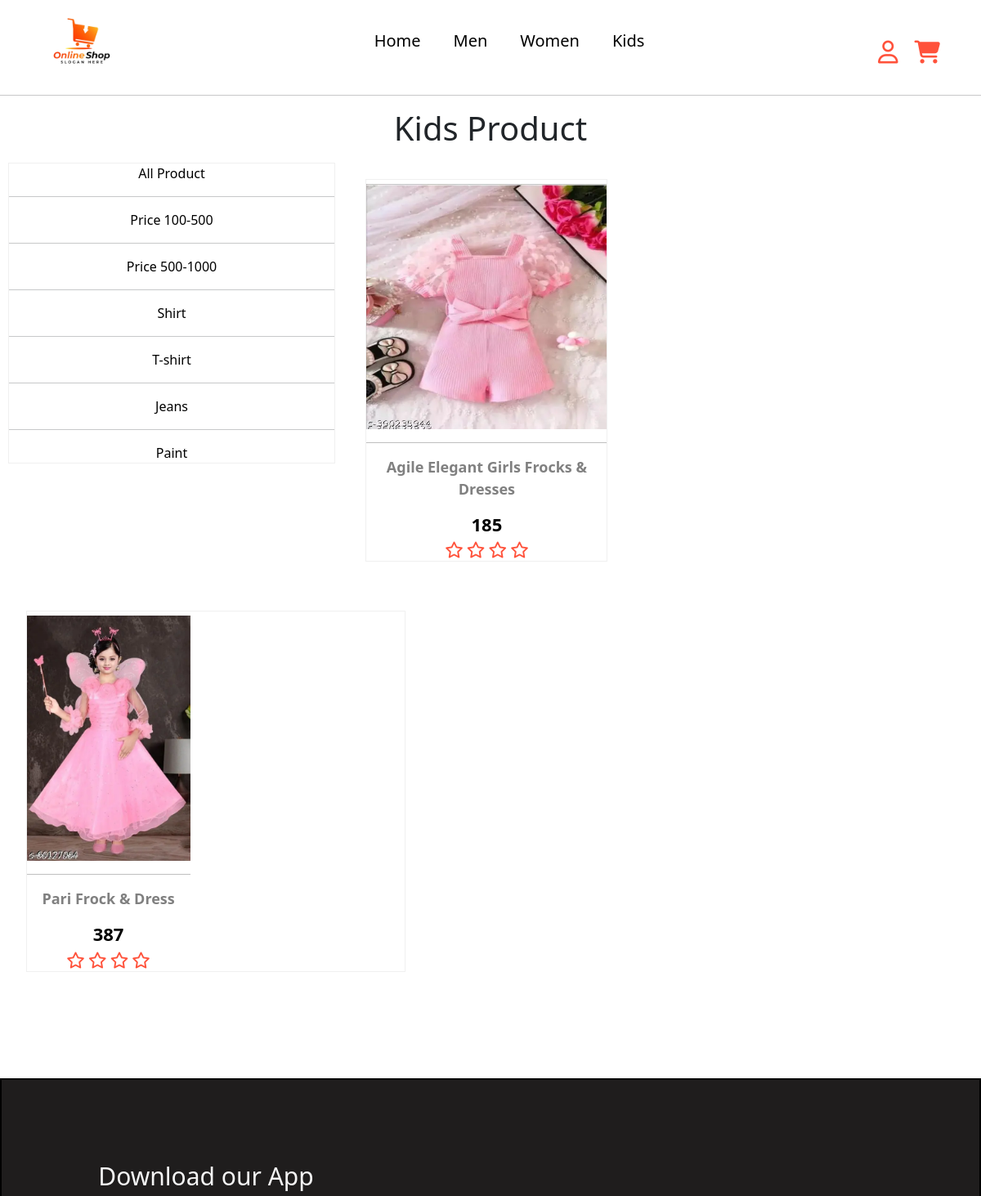
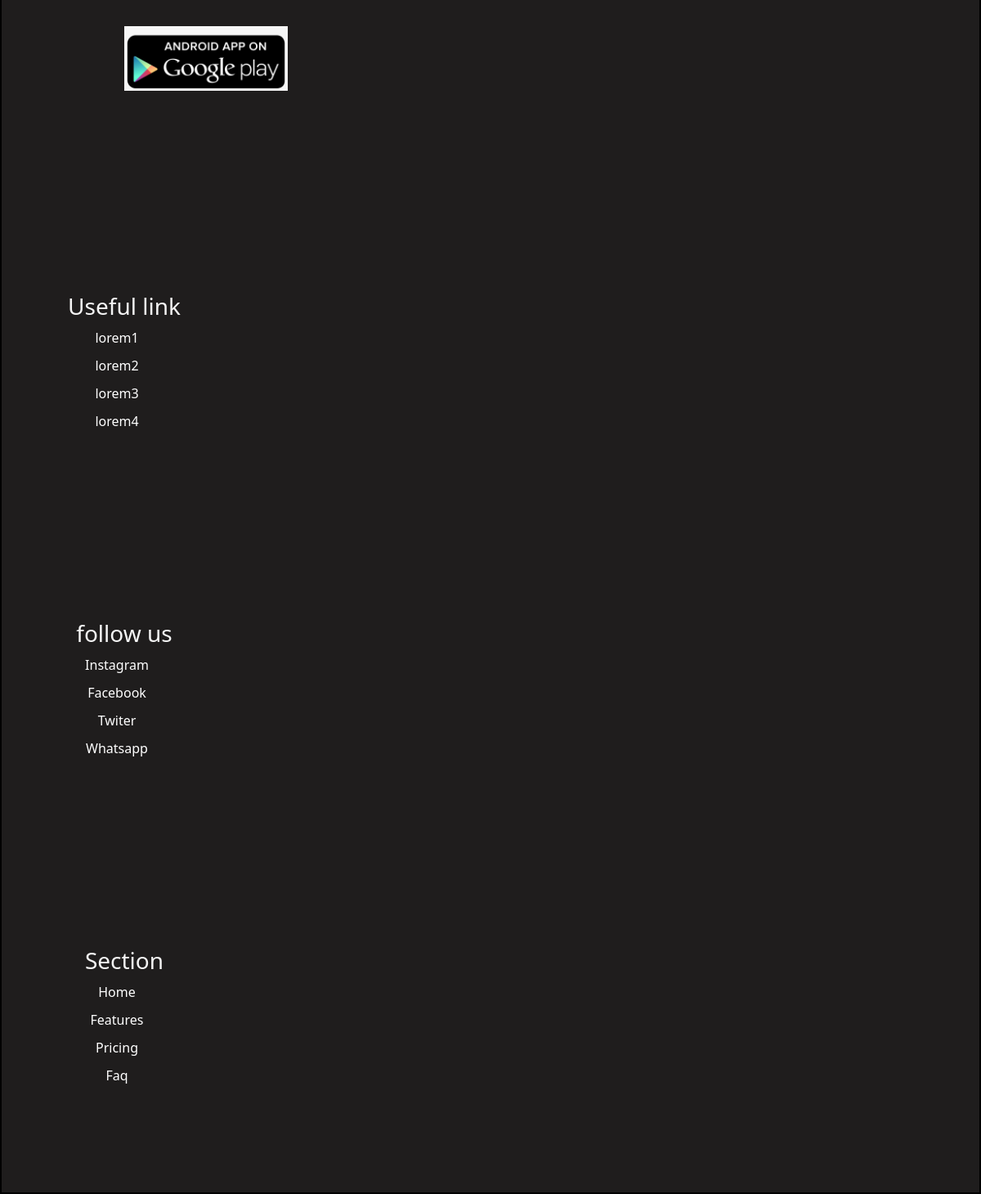
The page /kids/ on the database its author committed (2 pictures, top to bottom).
### mainapp/models.py (models this page shows)
class Product(models.Model):
    title=models.CharField(max_length=50)
    price=models.IntegerField()
    description=models.TextField()
    size=models.CharField(max_length=20)
    category=models.CharField(max_length=20,choices=CATEGORY_CHOICES)
    image=models.ImageField(upload_to='media')

### mainapp/views.py (the view)
# urls.py: path('kids/', views.kids),
def kids(request):
    data = Product.objects.filter(category="Kids")
    context = {
        'data':data
    }
    return render(request,'kids.html',context)

### template/kids.html (shortened to what this page needs)
{% extends "header_footer.html" %} {% block myblock %} {% load static %}
<!DOCTYPE html>
<html lang="en">
  <head>
  </head>
  <body>
    <center>
      <h1>Kids Product</h1>
    </center>
    <div class="flex-container">
      <div class="flex-item" id="itme-1">
        <div class="flex-item1">
          <a href="/men/">All Product</a>
          <hr />
          <a href="/men/Below/">Price 100-500</a>
          <hr />
          <a href="/men/above/">Price 500-1000</a>
          <hr />
          <a href="/men/shirt/">Shirt</a>
          <hr />
          <a href="/men/t-shirt/">T-shirt</a>
          <hr />
          <a href="/men/Jeans/">Jeans</a>
          <hr />
          <a href="/men/Paint/">Paint</a>
        </div>
      </div>
      {% for i in data %}
      <div class="flex-item" id="itme-2">
        <div class="allcart">
          <div class="mencart">
            <a href="/prodes/{{i.id}}">
              <div class="productcart" id="productimg">
                <img src="/media/{{i.image}}" alt="" />
              </div>
              <hr />
              <div class="productcart" id="productdetails">
                <p class="title">{{i.title}}</p>
                <h3 class="price">{{i.price}}</h3>
                <i class="fa-regular fa-star"></i>
                <i class="fa-regular fa-star"></i>
                <i class="fa-regular fa-star"></i>
                <i class="fa-regular fa-star"></i>
              </div>
            </a>
          </div>
        </div>
      </div>
      {% endfor %}
    </div>
  </body>
</html>
{% endblock myblock %}

### template/kids.html (style rules this page uses)
.flex-container { display: flex; flex-wrap: wrap; }
.flex-item { border: 1px solid rgb(240, 240, 240); height: 100%; width: 400px; margin: 10px; text-align: center; }
#itme-2 { flex-grow: 2; border: none; }
.mencart { border: 1px solid rgb(240, 240, 240); }
.allcart { display: flex; flex-wrap: wrap; margin: 10px; }
.mencart { margin: 10px 1%; width: 23%; text-align: center; display: flex; flex-wrap: wrap; }
.fa-star { font-size: 20px; color: #ff523b; }
.title { font-size: 18px; font-weight: bold; color: gray; }
.price { font-size: 22px; font-weight: bold; }
.mencart a { text-decoration: none; color: black; }
.flex-item a { text-decoration: none; color: black; }
.productcart img { width: 100%; height: 300px; margin-top: 5px; }
@media (min-width: 1000px) and (max-width: 1372px) { .mencart { width: 40%; } }

### rows shown on the page
Product: image (picture), title "Agile Elegant Girls Frocks & Dresses", price "185"
Product: image (picture), title "Pari Frock & Dress", price "387"
